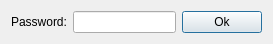
<?xml version="1.0" encoding="UTF-8"?>
<ui version="4.0">
 <class>PasswdDlg</class>
 <widget class="QDialog" name="PasswdDlg">
  <property name="geometry">
   <rect>
    <x>0</x>
    <y>0</y>
    <width>273</width>
    <height>43</height>
   </rect>
  </property>
  <property name="windowTitle">
   <string>Enter SU password</string>
  </property>
  <property name="modal">
   <bool>true</bool>
  </property>
  <layout class="QHBoxLayout" name="horizontalLayout">
   <item>
    <widget class="QLabel" name="label">
     <property name="text">
      <string>Password:</string>
     </property>
    </widget>
   </item>
   <item>
    <widget class="QLineEdit" name="passwd">
     <property name="text">
      <string notr="true"/>
     </property>
     <property name="frame">
      <bool>true</bool>
     </property>
     <property name="echoMode">
      <enum>QLineEdit::Password</enum>
     </property>
     <property name="placeholderText">
      <string notr="true"/>
     </property>
    </widget>
   </item>
   <item>
    <widget class="QPushButton" name="ok">
     <property name="sizePolicy">
      <sizepolicy hsizetype="Preferred" vsizetype="Preferred">
       <horstretch>0</horstretch>
       <verstretch>0</verstretch>
      </sizepolicy>
     </property>
     <property name="text">
      <string>Ok</string>
     </property>
     <property name="default">
      <bool>true</bool>
     </property>
    </widget>
   </item>
  </layout>
 </widget>
 <resources/>
 <connections/>
</ui>
